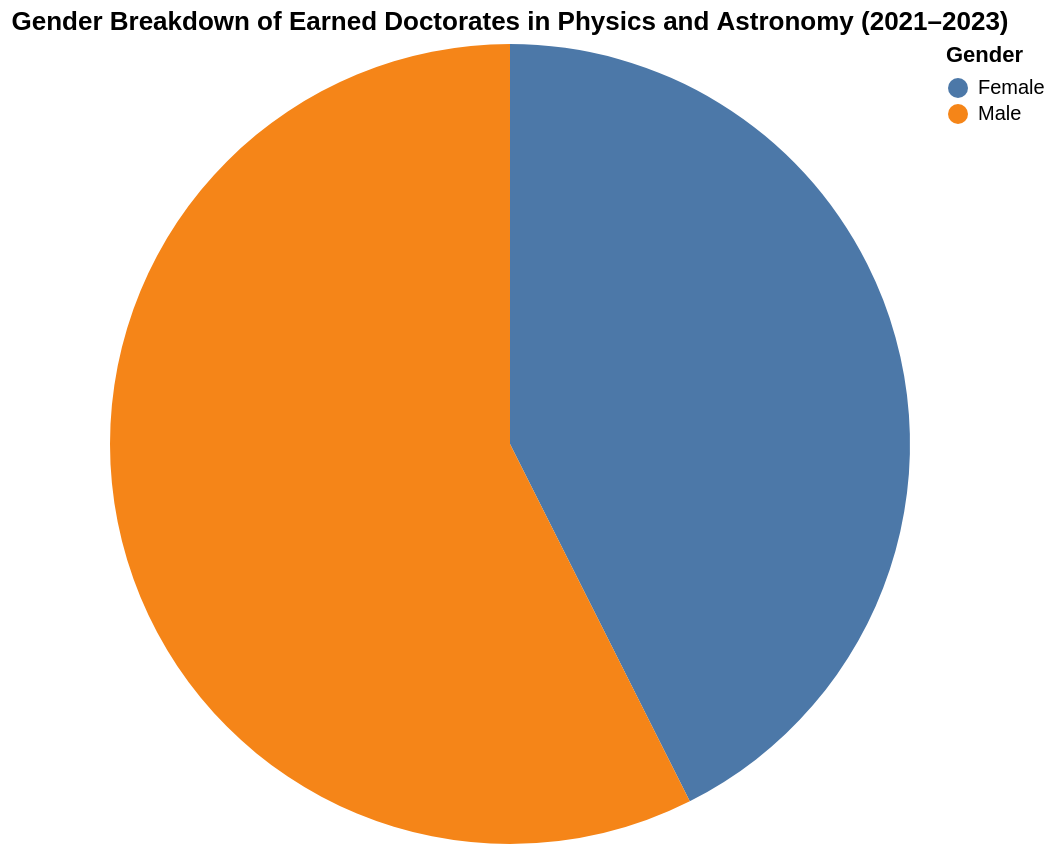

Notebook cell for this chart:
### Markdown cell above
</div>

<div class="text-box">
    
## Earned Doctorates in Physics and Astronomy by Sex

### Code cell
#| code-fold: true


gender_df = df[df["Major"].isin(majors)]


gender_agg = (
    gender_df.groupby("Sex")["Awards/Degrees Conferred"]
    .sum()
    .reset_index()
)


pie_chart = alt.Chart(gender_agg).mark_arc().encode(
    theta=alt.Theta(field="Awards/Degrees Conferred", type="quantitative"),
    color=alt.Color(field="Sex", type="nominal", legend=alt.Legend(title="Gender")),
    tooltip=["Sex", "Awards/Degrees Conferred"]
).properties(
    title="Gender Breakdown of Earned Doctorates in Physics and Astronomy (2021–2023)",
    width=400,
    height=400
)

pie_chart

### Figure 1 — Vega-Lite specification as saved in the notebook (floating-point values rounded to 4 significant figures)
{"config": {"view": {"continuousWidth": 300, "continuousHeight": 300}}, "data": {"name": "data-95545e12b96890812d481f599f81cab9"}, "mark": {"type": "arc"}, "encoding": {"color": {"field": "Sex", "legend": {"title": "Gender"}, "type": "nominal"}, "theta": {"field": "Awards/Degrees Conferred", "type": "quantitative"}, "tooltip": [{"field": "Sex", "type": "nominal"}, {"field": "Awards/Degrees Conferred", "type": "quantitative"}]}, "height": 400, "title": "Gender Breakdown of Earned Doctorates in Physics and Astronomy (2021–2023)", "width": 400, "$schema": "https://vega.github.io/schema/vega-lite/v5.14.1.json", "datasets": {"data-95545e12b96890812d481f599f81cab9": [{"Sex": "Female", "Awards/Degrees Conferred": 198}, {"Sex": "Male", "Awards/Degrees Conferred": 267}]}}
